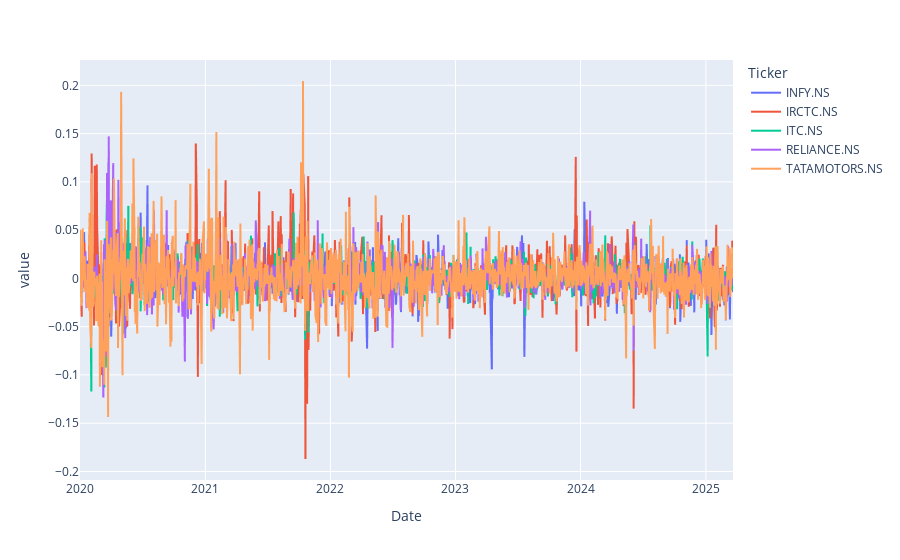

Notebook code cell kept with this figure:
### Code cell
px.line(returns)

### Figure 1 — Plotly figure (JSON) as saved in the notebook; plotly's stock layout.template omitted (floating-point values rounded to 4 significant figures; data arrays with more than 128 entries replaced by an {"elided": "..."} marker saying what was removed)
{"data": [{"hovertemplate": "Ticker=INFY.NS<br>Date=%{x}<br>value=%{y}<extra></extra>", "legendgroup": "INFY.NS", "line": {"color": "#636efa", "dash": "solid"}, "marker": {"symbol": "circle"}, "mode": "lines", "name": "INFY.NS", "showlegend": true, "type": "scattergl", "x": {"elided": "1295 str values"}, "xaxis": "x", "y": {"elided": "1295 float values"}, "yaxis": "y"}, {"hovertemplate": "Ticker=IRCTC.NS<br>Date=%{x}<br>value=%{y}<extra></extra>", "legendgroup": "IRCTC.NS", "line": {"color": "#EF553B", "dash": "solid"}, "marker": {"symbol": "circle"}, "mode": "lines", "name": "IRCTC.NS", "showlegend": true, "type": "scattergl", "x": {"elided": "1295 str values"}, "xaxis": "x", "y": {"elided": "1295 float values"}, "yaxis": "y"}, {"hovertemplate": "Ticker=ITC.NS<br>Date=%{x}<br>value=%{y}<extra></extra>", "legendgroup": "ITC.NS", "line": {"color": "#00cc96", "dash": "solid"}, "marker": {"symbol": "circle"}, "mode": "lines", "name": "ITC.NS", "showlegend": true, "type": "scattergl", "x": {"elided": "1295 str values"}, "xaxis": "x", "y": {"elided": "1295 float values"}, "yaxis": "y"}, {"hovertemplate": "Ticker=RELIANCE.NS<br>Date=%{x}<br>value=%{y}<extra></extra>", "legendgroup": "RELIANCE.NS", "line": {"color": "#ab63fa", "dash": "solid"}, "marker": {"symbol": "circle"}, "mode": "lines", "name": "RELIANCE.NS", "showlegend": true, "type": "scattergl", "x": {"elided": "1295 str values"}, "xaxis": "x", "y": {"elided": "1295 float values"}, "yaxis": "y"}, {"hovertemplate": "Ticker=TATAMOTORS.NS<br>Date=%{x}<br>value=%{y}<extra></extra>", "legendgroup": "TATAMOTORS.NS", "line": {"color": "#FFA15A", "dash": "solid"}, "marker": {"symbol": "circle"}, "mode": "lines", "name": "TATAMOTORS.NS", "showlegend": true, "type": "scattergl", "x": {"elided": "1295 str values"}, "xaxis": "x", "y": {"elided": "1295 float values"}, "yaxis": "y"}], "layout": {"legend": {"title": {"text": "Ticker"}, "tracegroupgap": 0}, "margin": {"t": 60}, "xaxis": {"anchor": "y", "domain": [0, 1], "title": {"text": "Date"}}, "yaxis": {"anchor": "x", "domain": [0, 1], "title": {"text": "value"}}}}
